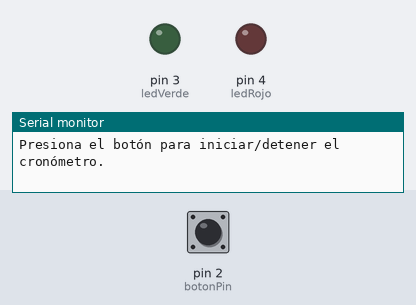
Bench run of a sketch on a simulated Arduino Uno, built with avr-gcc and run on an emulated ATmega328P. Parts: output pins drawn as LEDs (lit = HIGH), the last lines printed to the serial monitor. Dashed ring = blinking. The inputs (shaded band) are chosen by the test bench; at power-on: pin 2 (botonPin) HIGH.

Above: at 1.2 s.
1.3 s: pin 2 (botonPin) pulled LOW for 0.15 s
At 1.59 s:
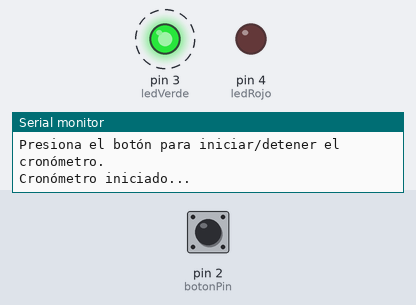
4.4 s: pin 2 (botonPin) pulled LOW for 1 s
At 4.7 s:
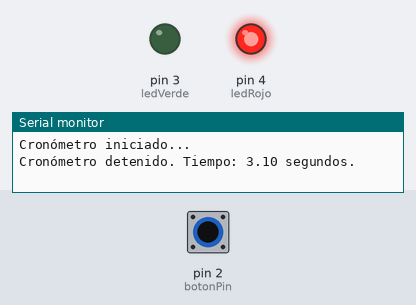
6.9 s: pin 2 (botonPin) pulled LOW for 3.2 s
At 7.69 s:
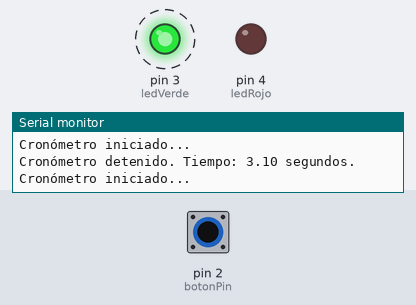
Timing chart, 0 to 17.6 s (numbered marks = the images above; inputs shaded):
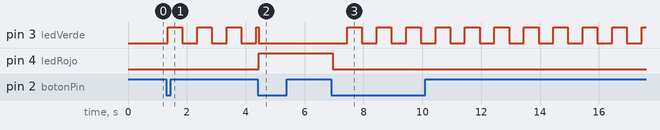

Measured:
- after the input at 1.3 s, pin 3 (ledVerde): alternates HIGH for 0.50 s and LOW for 0.50 s, starting after 0.05 s
- after the input at 4.4 s, pin 4 (ledRojo): LOW → HIGH after 0.05 s
- after the input at 6.9 s, pin 3 (ledVerde): alternates HIGH for 0.50 s and LOW for 0.50 s, starting after 0.55 s; pin 4 (ledRojo): HIGH → LOW after 0.05 s

The sketch:

cronometro.ino
```cpp
const int botonPin = 2;
const int ledVerde = 3;
const int ledRojo = 4;

bool cronometroActivo = false;
unsigned long tiempoInicio = 0;
unsigned long tiempoFin = 0;

void setup() {
  pinMode(botonPin, INPUT_PULLUP);  // Pull-up interno
  pinMode(ledVerde, OUTPUT);
  pinMode(ledRojo, OUTPUT);
  Serial.begin(9600);
  Serial.println("Presiona el botón para iniciar/detener el cronómetro.");
}

void loop() {
  static bool botonAnterior = HIGH;
  bool estadoBoton = digitalRead(botonPin);

  // Detectar flanco de bajada (presionado)
  if (estadoBoton == LOW && botonAnterior == HIGH) {
    delay(50);  // debounce
    if (digitalRead(botonPin) == LOW) {
      if (!cronometroActivo) {
        // Iniciar cronómetro
        tiempoInicio = millis();
        cronometroActivo = true;
        digitalWrite(ledRojo, LOW);  // Apagar LED rojo
        Serial.println("Cronómetro iniciado...");
      } else {
        // Detener cronómetro
        tiempoFin = millis();
        cronometroActivo = false;
        digitalWrite(ledVerde, LOW);  // Apagar LED verde
        digitalWrite(ledRojo, HIGH);  // Encender LED rojo
        unsigned long tiempoTranscurrido = tiempoFin - tiempoInicio;
        Serial.print("Cronómetro detenido. Tiempo: ");
        Serial.print(tiempoTranscurrido / 1000.0);
        Serial.println(" segundos.");
      }
    }
  }

  // LED verde parpadea durante ejecución
  if (cronometroActivo) {
    static unsigned long ultimaAlternancia = 0;
    static bool estadoLed = false;
    if (millis() - ultimaAlternancia >= 500) {
      estadoLed = !estadoLed;
      digitalWrite(ledVerde, estadoLed);
      ultimaAlternancia = millis();
    }
  }

  botonAnterior = estadoBoton;
}
```
